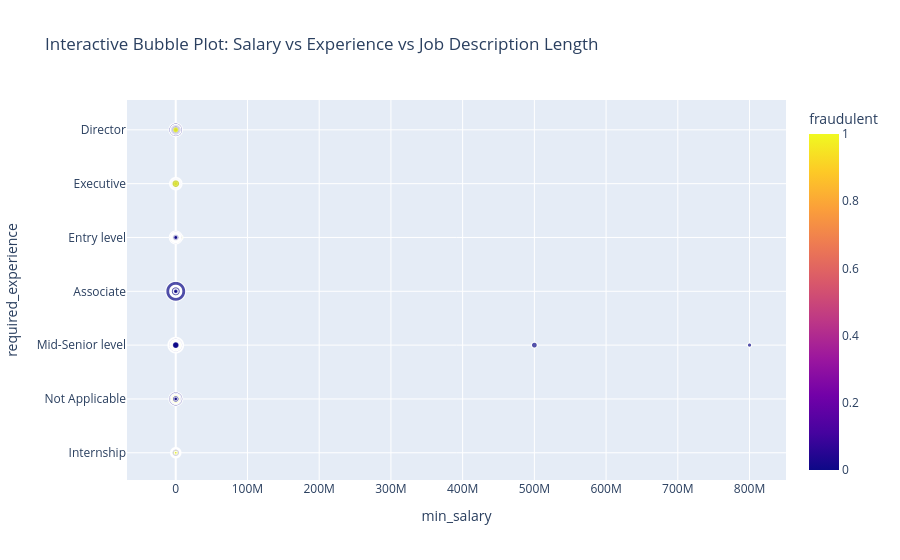

Notebook code cell kept with this figure:
### Markdown cell above
### 📊Interactive Bubble Plot: Salary vs Experience vs Job Description Length

### Code cell
fig = px.scatter(
    df,
    x="min_salary",
    y="required_experience",
    size="desc_length",
    color="fraudulent",
    hover_data=["title", "industry"],
    title="Interactive Bubble Plot: Salary vs Experience vs Job Description Length"
)

fig.show()

### Figure 1 — Plotly figure (JSON) as saved in the notebook; plotly's stock layout.template omitted (floating-point values rounded to 4 significant figures; data arrays with more than 128 entries replaced by an {"elided": "..."} marker saying what was removed)
{"data": [{"customdata": {"elided": "17880x2 str values"}, "hovertemplate": "min_salary=%{x}<br>required_experience=%{y}<br>desc_length=%{marker.size}<br>title=%{customdata[0]}<br>industry=%{customdata[1]}<br>fraudulent=%{marker.color}<extra></extra>", "legendgroup": "", "marker": {"color": {"elided": "17880 int values"}, "coloraxis": "coloraxis", "size": {"elided": "17880 int values"}, "sizemode": "area", "sizeref": 36.1, "symbol": "circle"}, "mode": "markers", "name": "", "showlegend": false, "type": "scattergl", "x": {"elided": "17880 float values"}, "xaxis": "x", "y": {"elided": "17880 str values"}, "yaxis": "y"}], "layout": {"coloraxis": {"colorbar": {"title": {"text": "fraudulent"}}, "colorscale": [[0, "#0d0887"], [0.1111, "#46039f"], [0.2222, "#7201a8"], [0.3333, "#9c179e"], [0.4444, "#bd3786"], [0.5556, "#d8576b"], [0.6667, "#ed7953"], [0.7778, "#fb9f3a"], [0.8889, "#fdca26"], [1, "#f0f921"]]}, "legend": {"itemsizing": "constant", "tracegroupgap": 0}, "title": {"text": "Interactive Bubble Plot: Salary vs Experience vs Job Description Length"}, "xaxis": {"anchor": "y", "domain": [0, 1], "title": {"text": "min_salary"}}, "yaxis": {"anchor": "x", "domain": [0, 1], "title": {"text": "required_experience"}}}}
